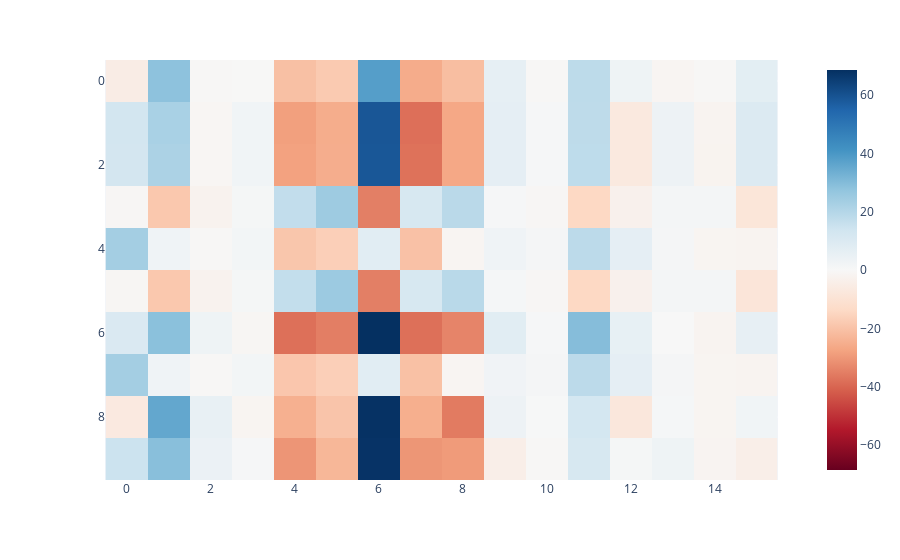

Here is the notebook cell this chart was saved with:
### Code cell
import einops
test = torch.tensor([[ 1,  5,  5,  1 , 5, 1,  4,  0]]).cuda()
ans = []
for i in range(10, 20):
    test[0, 0] = i
    x = base_model.token_embedding(test)
    query_acts = einops.einsum(x, model.components.attention.A, "batch seq d_model, d_model C -> batch seq C")
    key_acts = einops.einsum(x, model.components.attention.B, "batch seq d_model, C d_model -> batch seq C")
    component_acts = einops.einsum(query_acts, key_acts, "batch seqQ C, batch seqK C -> batch seqQ seqK C")
    ans.append(component_acts[0, 0, -1])
ans = torch.stack(ans)
px.imshow(ans.detach().cpu(), color_continuous_midpoint=0, color_continuous_scale='RdBu')

### Figure 1 — Plotly figure (JSON) as saved in the notebook; plotly's stock layout.template omitted (floating-point values rounded to 4 significant figures; data arrays with more than 128 entries replaced by an {"elided": "..."} marker saying what was removed)
{"data": [{"coloraxis": "coloraxis", "hovertemplate": "x: %{x}<br>y: %{y}<br>color: %{z}<extra></extra>", "name": "0", "type": "heatmap", "xaxis": "x", "yaxis": "y", "z": {"elided": "10x16 float values"}}], "layout": {"coloraxis": {"cmid": 0, "colorscale": [[0, "rgb(103,0,31)"], [0.1, "rgb(178,24,43)"], [0.2, "rgb(214,96,77)"], [0.3, "rgb(244,165,130)"], [0.4, "rgb(253,219,199)"], [0.5, "rgb(247,247,247)"], [0.6, "rgb(209,229,240)"], [0.7, "rgb(146,197,222)"], [0.8, "rgb(67,147,195)"], [0.9, "rgb(33,102,172)"], [1, "rgb(5,48,97)"]]}, "margin": {"t": 60}, "xaxis": {"anchor": "y", "constrain": "domain", "domain": [0, 1], "scaleanchor": "y"}, "yaxis": {"anchor": "x", "autorange": "reversed", "constrain": "domain", "domain": [0, 1]}}}
